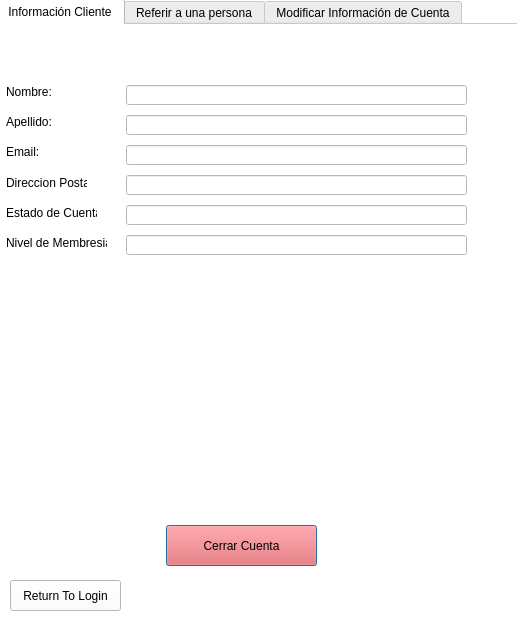
<?xml version="1.0" encoding="UTF-8"?>
<ui version="4.0">
 <class>Dialog</class>
 <widget class="QDialog" name="Dialog">
  <property name="geometry">
   <rect>
    <x>0</x>
    <y>0</y>
    <width>519</width>
    <height>625</height>
   </rect>
  </property>
  <property name="windowTitle">
   <string>Client Page</string>
  </property>
  <property name="styleSheet">
   <string notr="true">background-color: rgb(255, 255, 255);</string>
  </property>
  <widget class="QTabWidget" name="tabWidget">
   <property name="geometry">
    <rect>
     <x>-4</x>
     <y>-1</y>
     <width>521</width>
     <height>591</height>
    </rect>
   </property>
   <property name="tabPosition">
    <enum>QTabWidget::North</enum>
   </property>
   <property name="tabShape">
    <enum>QTabWidget::Rounded</enum>
   </property>
   <property name="currentIndex">
    <number>0</number>
   </property>
   <property name="documentMode">
    <bool>true</bool>
   </property>
   <widget class="QWidget" name="tab">
    <attribute name="title">
     <string>Información Cliente</string>
    </attribute>
    <widget class="QLabel" name="label_2">
     <property name="geometry">
      <rect>
       <x>10</x>
       <y>60</y>
       <width>47</width>
       <height>13</height>
      </rect>
     </property>
     <property name="text">
      <string>Nombre:</string>
     </property>
    </widget>
    <widget class="QLabel" name="label_3">
     <property name="geometry">
      <rect>
       <x>10</x>
       <y>90</y>
       <width>47</width>
       <height>13</height>
      </rect>
     </property>
     <property name="text">
      <string>Apellido:</string>
     </property>
    </widget>
    <widget class="QLabel" name="label_4">
     <property name="geometry">
      <rect>
       <x>10</x>
       <y>120</y>
       <width>47</width>
       <height>13</height>
      </rect>
     </property>
     <property name="text">
      <string>Email:</string>
     </property>
    </widget>
    <widget class="QLabel" name="label_5">
     <property name="geometry">
      <rect>
       <x>10</x>
       <y>150</y>
       <width>81</width>
       <height>16</height>
      </rect>
     </property>
     <property name="text">
      <string>Direccion Postal:</string>
     </property>
    </widget>
    <widget class="QLabel" name="label_6">
     <property name="geometry">
      <rect>
       <x>10</x>
       <y>180</y>
       <width>91</width>
       <height>16</height>
      </rect>
     </property>
     <property name="text">
      <string>Estado de Cuenta:</string>
     </property>
    </widget>
    <widget class="QLineEdit" name="clientNameLine">
     <property name="geometry">
      <rect>
       <x>130</x>
       <y>60</y>
       <width>341</width>
       <height>20</height>
      </rect>
     </property>
     <property name="readOnly">
      <bool>true</bool>
     </property>
    </widget>
    <widget class="QLineEdit" name="clientLastNameLine">
     <property name="geometry">
      <rect>
       <x>130</x>
       <y>90</y>
       <width>341</width>
       <height>20</height>
      </rect>
     </property>
     <property name="readOnly">
      <bool>true</bool>
     </property>
    </widget>
    <widget class="QLineEdit" name="clientEmailLine">
     <property name="geometry">
      <rect>
       <x>130</x>
       <y>120</y>
       <width>341</width>
       <height>20</height>
      </rect>
     </property>
     <property name="readOnly">
      <bool>true</bool>
     </property>
    </widget>
    <widget class="QLineEdit" name="clientAddressLine">
     <property name="geometry">
      <rect>
       <x>130</x>
       <y>150</y>
       <width>341</width>
       <height>20</height>
      </rect>
     </property>
     <property name="readOnly">
      <bool>true</bool>
     </property>
    </widget>
    <widget class="QLineEdit" name="clientAccStateLine">
     <property name="geometry">
      <rect>
       <x>130</x>
       <y>180</y>
       <width>341</width>
       <height>20</height>
      </rect>
     </property>
     <property name="text">
      <string/>
     </property>
     <property name="readOnly">
      <bool>true</bool>
     </property>
    </widget>
    <widget class="QLineEdit" name="memTierLine">
     <property name="geometry">
      <rect>
       <x>130</x>
       <y>210</y>
       <width>341</width>
       <height>20</height>
      </rect>
     </property>
     <property name="readOnly">
      <bool>true</bool>
     </property>
    </widget>
    <widget class="QLabel" name="label_7">
     <property name="geometry">
      <rect>
       <x>10</x>
       <y>210</y>
       <width>101</width>
       <height>16</height>
      </rect>
     </property>
     <property name="text">
      <string>Nivel de Membresia:</string>
     </property>
    </widget>
    <widget class="QPushButton" name="deleteButton">
     <property name="geometry">
      <rect>
       <x>170</x>
       <y>500</y>
       <width>151</width>
       <height>41</height>
      </rect>
     </property>
     <property name="styleSheet">
      <string notr="true">background-color: rgb(255, 76, 76);</string>
     </property>
     <property name="text">
      <string>Cerrar Cuenta</string>
     </property>
    </widget>
   </widget>
   <widget class="QWidget" name="tab_2">
    <attribute name="title">
     <string>Referir a una persona</string>
    </attribute>
    <widget class="QLabel" name="rLabel">
     <property name="geometry">
      <rect>
       <x>20</x>
       <y>20</y>
       <width>101</width>
       <height>41</height>
      </rect>
     </property>
     <property name="text">
      <string>Email:</string>
     </property>
    </widget>
    <widget class="QLineEdit" name="rEmail">
     <property name="geometry">
      <rect>
       <x>90</x>
       <y>30</y>
       <width>331</width>
       <height>20</height>
      </rect>
     </property>
    </widget>
    <widget class="QPushButton" name="rButton">
     <property name="geometry">
      <rect>
       <x>210</x>
       <y>70</y>
       <width>75</width>
       <height>23</height>
      </rect>
     </property>
     <property name="text">
      <string>Referir</string>
     </property>
    </widget>
   </widget>
   <widget class="QWidget" name="tab_3">
    <attribute name="title">
     <string>Modificar Información de Cuenta</string>
    </attribute>
    <widget class="QLineEdit" name="clientLastNameLine_3">
     <property name="geometry">
      <rect>
       <x>110</x>
       <y>40</y>
       <width>371</width>
       <height>20</height>
      </rect>
     </property>
     <property name="readOnly">
      <bool>false</bool>
     </property>
    </widget>
    <widget class="QLabel" name="label_12">
     <property name="geometry">
      <rect>
       <x>10</x>
       <y>130</y>
       <width>91</width>
       <height>16</height>
      </rect>
     </property>
     <property name="text">
      <string>Estado de Cuenta:</string>
     </property>
    </widget>
    <widget class="QLineEdit" name="clientAccountStateLine_3">
     <property name="geometry">
      <rect>
       <x>110</x>
       <y>130</y>
       <width>371</width>
       <height>20</height>
      </rect>
     </property>
     <property name="readOnly">
      <bool>false</bool>
     </property>
    </widget>
    <widget class="QLineEdit" name="clientEmailLine_3">
     <property name="geometry">
      <rect>
       <x>110</x>
       <y>70</y>
       <width>371</width>
       <height>20</height>
      </rect>
     </property>
     <property name="readOnly">
      <bool>false</bool>
     </property>
    </widget>
    <widget class="QLabel" name="label_13">
     <property name="geometry">
      <rect>
       <x>10</x>
       <y>70</y>
       <width>47</width>
       <height>13</height>
      </rect>
     </property>
     <property name="text">
      <string>Email:</string>
     </property>
    </widget>
    <widget class="QLineEdit" name="clientAddressLine_3">
     <property name="geometry">
      <rect>
       <x>110</x>
       <y>100</y>
       <width>371</width>
       <height>20</height>
      </rect>
     </property>
     <property name="readOnly">
      <bool>false</bool>
     </property>
    </widget>
    <widget class="QLabel" name="label_14">
     <property name="geometry">
      <rect>
       <x>10</x>
       <y>40</y>
       <width>47</width>
       <height>13</height>
      </rect>
     </property>
     <property name="text">
      <string>Apellido:</string>
     </property>
    </widget>
    <widget class="QLabel" name="label_15">
     <property name="geometry">
      <rect>
       <x>10</x>
       <y>100</y>
       <width>81</width>
       <height>16</height>
      </rect>
     </property>
     <property name="text">
      <string>Direccion Postal:</string>
     </property>
    </widget>
    <widget class="QLineEdit" name="clientNameLine_3">
     <property name="geometry">
      <rect>
       <x>110</x>
       <y>10</y>
       <width>371</width>
       <height>20</height>
      </rect>
     </property>
     <property name="readOnly">
      <bool>false</bool>
     </property>
    </widget>
    <widget class="QLabel" name="label_16">
     <property name="geometry">
      <rect>
       <x>10</x>
       <y>10</y>
       <width>47</width>
       <height>13</height>
      </rect>
     </property>
     <property name="text">
      <string>Nombre:</string>
     </property>
    </widget>
    <widget class="QPushButton" name="modifyButton">
     <property name="geometry">
      <rect>
       <x>190</x>
       <y>170</y>
       <width>131</width>
       <height>23</height>
      </rect>
     </property>
     <property name="text">
      <string>Hacer los cambios</string>
     </property>
    </widget>
   </widget>
  </widget>
  <widget class="QPushButton" name="returnMain">
   <property name="geometry">
    <rect>
     <x>10</x>
     <y>580</y>
     <width>111</width>
     <height>31</height>
    </rect>
   </property>
   <property name="text">
    <string>Return To Login</string>
   </property>
  </widget>
 </widget>
 <resources/>
 <connections/>
</ui>
